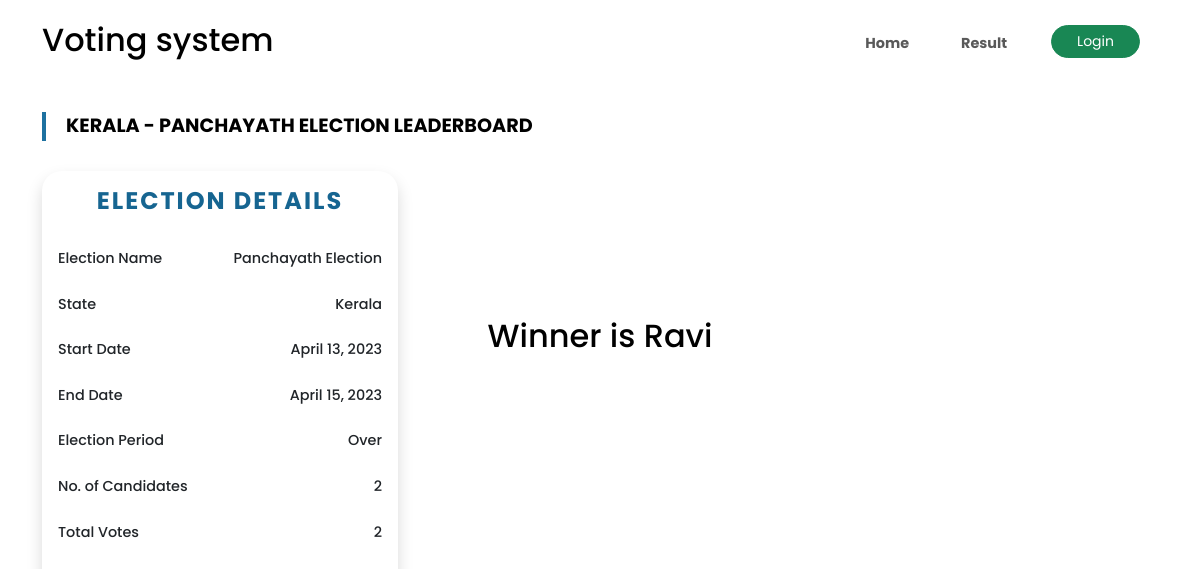
Screenshot of /election-result_user/638269ea-f3cd-4fc4-a171-88b35f4ecaef/ with the database file from the repository.
### core/models.py (models this page shows)
class Election(models.Model):
    election_uid = models.CharField(max_length=36, default=uuid.uuid4)
    election_state = models.CharField(max_length=100, verbose_name="Election State", choices=stateList)
    election_name = models.CharField(max_length=150, verbose_name="Election Name")
    start_date = models.DateField(verbose_name="Start Date")
    end_date = models.DateField(verbose_name="End Date")
    is_active = models.BooleanField(default=True)
    def __str__(self):
        return self.election_state + " - " + self.election_name

class Candidate(models.Model):
    candidate_uid = models.CharField(max_length=36, default=uuid.uuid4)
    cand_election = models.ForeignKey(Election, on_delete = models.CASCADE, related_name='cand_election')
    cand_name = models.CharField(max_length=150, verbose_name="Candidate Name")
    cand_email = models.EmailField(unique=True, verbose_name="Candidate Email")
    cand_state = models.CharField(max_length=100, verbose_name="Candidate State", choices=stateList)
    cand_const = models.CharField(max_length=200, verbose_name="Candidate Constituency")
    cand_party = models.CharField(max_length=150, verbose_name="Party Name")
    cand_about = models.TextField(verbose_name="About")
    total_votes = models.IntegerField(default=0)
    is_active = models.BooleanField(default=True)

### core/views.py (the view)
# urls.py: path('election-result_user/<str:election_idd>/', views.election_result_user, name='election-result_user'),
def election_result_user(request, election_idd):
    election = get_object_or_404(Election, election_uid=election_idd)
    election_days_left = election.end_date - dt.date.today()
    candidates = Candidate.objects.filter(cand_election=election)
    max_vote = Candidate.objects.filter(cand_election=election).aggregate(maxVote=Max('total_votes'))['maxVote']
    leading_candidate = Candidate.objects.filter(cand_election=election, total_votes=max_vote)
    context = {
        "election":election,
        "candidates":candidates,
        "election_days_left":election_days_left.days,
        "total_votes":candidates.aggregate(Sum('total_votes'))['total_votes__sum'],
        "leading_candidate":leading_candidate,
    }
    return render(request, "core/election_result_user.html", context=context)

### core/templates/core/election_result_user.html (shortened to what this page needs)
{% extends "base.html" %} {% block title %}Election Result{% endblock %}
{% block content %}
<section style="text-align: center;">
    <div class="section-header">
        {{ election }} Leaderboard
    </div>
    <div class="row row-cols-1 row-cols-md-3 g-4">
        <div class="col-xl-4 col-md-6 mb-4">
            <div class="card election-card shadow">
                <div class="card-body">
                    <div class="text-center pb-4">
                        <h4 class="elect-title">Election Details</h4>
                    </div>
                    <div class="pb-4">
                        <div class="d-flex justify-content-between mb-4">
                            <span>Election Name</span>
                            <span>{{ election.election_name }}</span>
                        </div>
                        <div class="d-flex justify-content-between mb-4">
                            <span>State</span>
                            <span>{{ election.election_state }}</span>
                        </div>
                        <div class="d-flex justify-content-between mb-4">
                            <span>Start Date</span>
                            <span>{{ election.start_date }}</span>
                        </div>
                        <div class="d-flex justify-content-between mb-4">
                            <span>End Date</span>
                            <span>{{ election.end_date }}</span>
                        </div>
                        <div class="d-flex justify-content-between mb-4">
                            <span>Election Period</span>
                            <span>{% if election.is_active %}{{ election_days_left }} Days Left{% else %}Over{% endif %}</span>
                        </div>
                        <div class="d-flex justify-content-between mb-4">
                            <span>No. of Candidates</span>
                            <span>{{ candidates|length }}</span>
                        </div>
                        <div class="d-flex justify-content-between mb-4">
                            <span>Total Votes</span>
                            <span>{{ total_votes }}</span>
                        </div>
                    </div>
                </div>
            </div>
        </div>
        <div style="margin-top:170px";>
            <h2>Winner is {{ leading_candidate.first.cand_name }}</h2>
        </div>
    </div>
</section>
{% endblock %}

### static/css/style.css (style rules this page uses)
:root { --main-color: #1D71A0; --main-color-hover: #166591; --body-color: #fff; --text-color: #000; --space-top: 30px; }
* { margin: 0; padding: 0; box-sizing: border-box; }
body { font-family: 'Poppins', sans-serif; background-color: var(--body-color); color: var(--text-color); font-size: 0.9rem; font-weight: 500; }
.section-header { margin-bottom: 30px; padding-left: 20px; text-transform: uppercase; font-size: 1.2rem; font-weight: 700; border-left: 4px solid var(--main-color); display: flex; align-items: center; }
.card { background: none; border: none; border-radius: 20px; -moz-border-radius: 20px; -webkit-border-radius: 20px; -o-border-radius: 20px; -ms-border-radius: 20px; }
.elect-title { letter-spacing: 2px; color: var(--main-color-hover); font-weight: 700; text-transform: uppercase; }

### rows the page displays
Election: election_state+election_name "KERALA - PANCHAYATH ELECTION", election_name "Panchayath Election", election_state "Kerala", start_date "April 13, 2023", end_date "April 15, 2023"
Candidate: first.cand_name "Ravi"

### other values shown
{{ candidates|length }} "2"
{{ total_votes }} "2"
